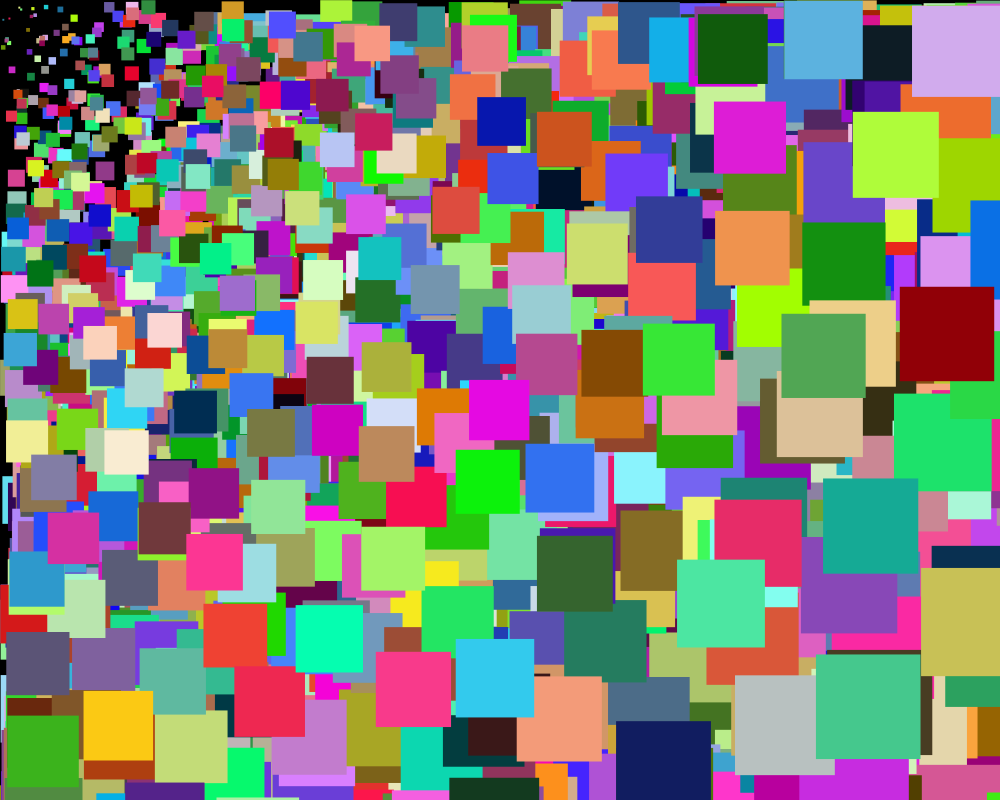
Frame 1 (no input)
Frame 60 (the mouse pressed at the canvas centre just before this capture): identical to frame 1, image omitted
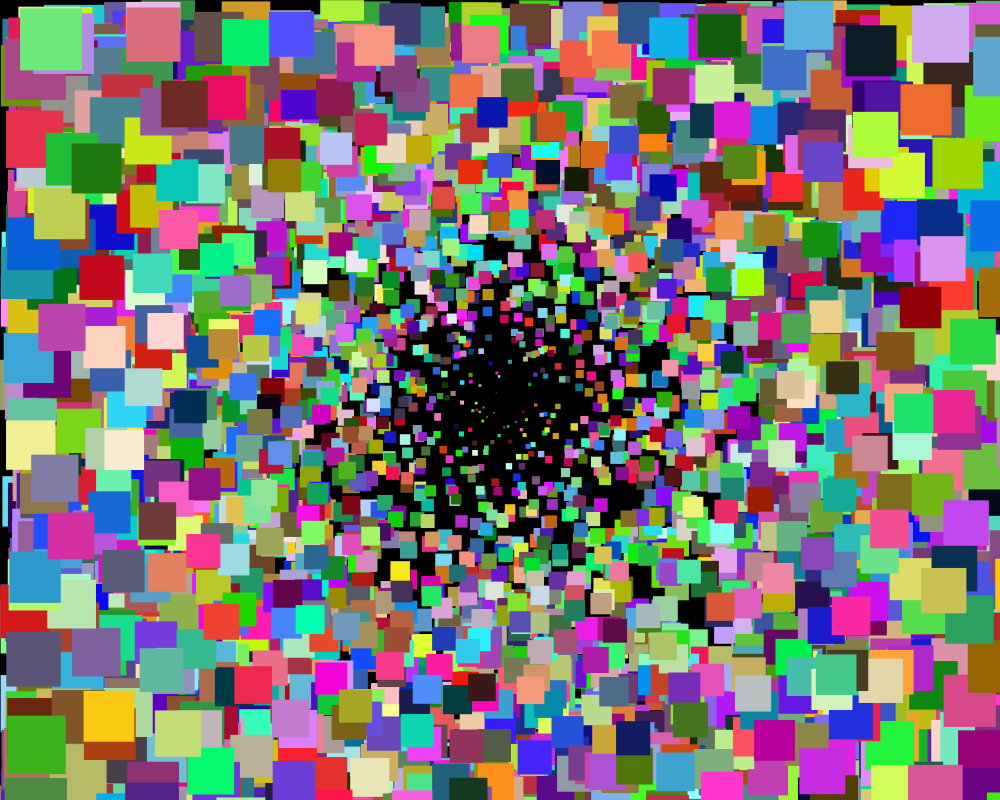
Frame 120 (the mouse held since frame 60 and released just before this capture)

The Processing sketch that drew these frames (run headless with seeded random() and noise(); from frame 60 on, the mouse is pressed at the canvas centre):

// Processing sketch: PXP_store_in_object_array
// ── PXP_store_in_object_array.pde
// The world pixel by pixel 2020
// Daniel Rozin
// Using a class and objects to store all attributes of our "pixel"

int numOfElements=5000;           //  how many to draw every frame
myPixel myPixels[]= new myPixel[0];     // creating an empty array of type myPixel (the class name)

void setup() {
  size(1000, 800);  
  for (int i = 0; i < numOfElements; i++) {   
    myPixel tempPixel= new myPixel();                 // creating a new instance of the class myPixel
    myPixels= (myPixel[]) append(myPixels, tempPixel); // adding the new instance to the array , we need to cast it as a (miPixel array)
  }
  noStroke();
}

void draw() {
  background (0);
  for (int i = 0; i < numOfElements; i++) {
   myPixels[i].drawPixel();                        // call the drawPixel () function in the myPixel object
  }
}

class myPixel {                          //our class 
  float xPosition, yPosition;            // instance variables
  float R, G, B;

  myPixel() {                            // our constructor function that gets called when you call new()
    xPosition = random(width);           // giving our variables an intial value;
    yPosition = random(height);
    R= random(255);
    G= random(255);
    B= random(255);
  }

  void drawPixel() {                    // our class function that draws the piexel 
    fill(R, G, B);
    float distanceToMouse= dist(mouseX, mouseY, xPosition, yPosition)/10;
    rect(xPosition, yPosition, distanceToMouse, distanceToMouse);
  }
}
